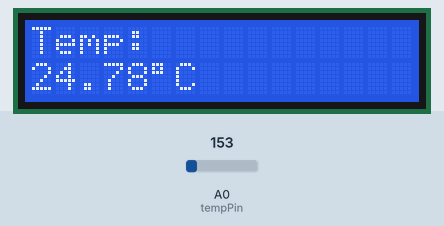
Simulated run of this sketch. Board: Arduino Uno, built with avr-gcc and run on an emulated ATmega328P. On the bench: 16×2 character LCD. Inputs (shaded band) come from the test bench; at power-on: A0 (tempPin) = 153.

Above: at 3.2 s.
3.3 s: A0 (tempPin) set to 165
At 5.2 s:
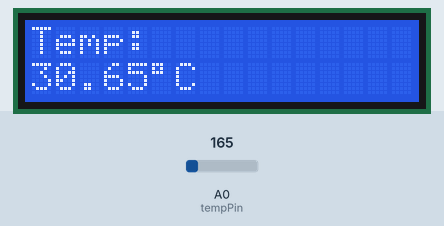
5.5 s: A0 (tempPin) set to 175
At 7.0 s:
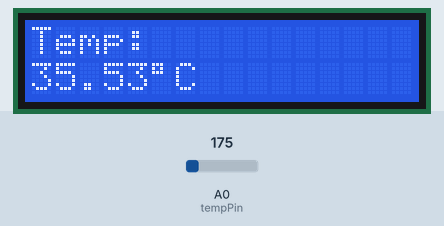
7.5 s: A0 (tempPin) set to 191
At 8.7 s:
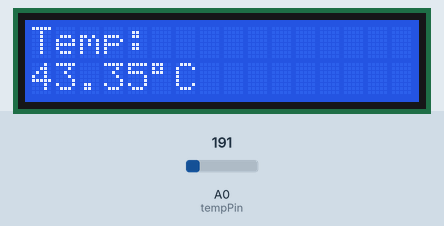
Timing chart, 0 to 10.5 s (numbered marks = the images above; inputs shaded):
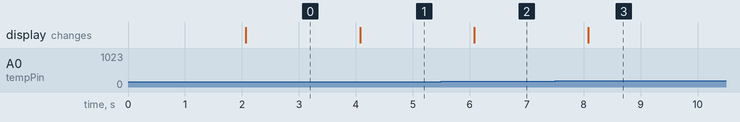

The sketch:

digital_thermometer1.ino
```cpp
#include <LiquidCrystal.h>

LiquidCrystal lcd(12, 11, 5, 4, 3, 2);

int tempPin = A0;

void setup()
{
  lcd.begin(16, 2);
  lcd.print("Digital Thermo");
  delay(2000);
  lcd.clear();
}

void loop()
{
  int reading = analogRead(tempPin);

  float voltage = reading * (5.0 / 1023.0);

  float temperatureC = (voltage - 0.5) * 100;

  lcd.setCursor(0, 0);
  lcd.print("Temp:");

  lcd.setCursor(0, 1);
  lcd.print(temperatureC);
  lcd.print((char)223);
  lcd.print("C   ");

  delay(1000);
}
```

Measured:
- after the input at 3.3 s, the display: changes after 0.77 s (image 1)
- after the input at 5.5 s, the display: changes after 0.58 s (image 2)
- after the input at 7.5 s, the display: changes after 0.59 s (image 3)
